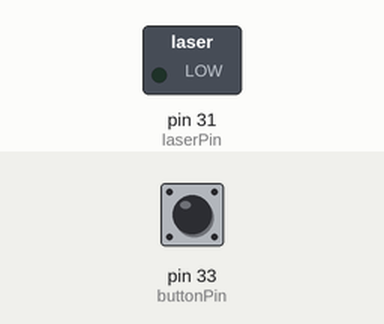
Simulated run of this sketch. Board: Arduino Mega 2560, built with avr-gcc and run on an emulated ATmega2560. On the bench: switched loads named in the sketch (green lamp = pin HIGH). Inputs (shaded band) come from the test bench; at power-on: pin 33 (buttonPin) LOW.

Above: at 1.2 s.
1.3 s: pin 33 (buttonPin) pulled HIGH for 0.15 s
At 1.8 s:
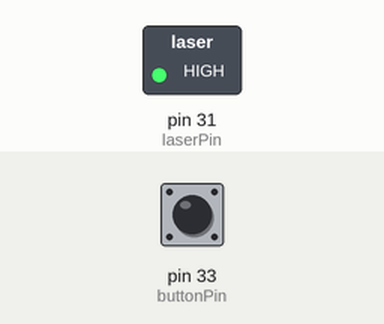
2.9 s: pin 33 (buttonPin) pulled HIGH for 1 s
At 4.2 s:
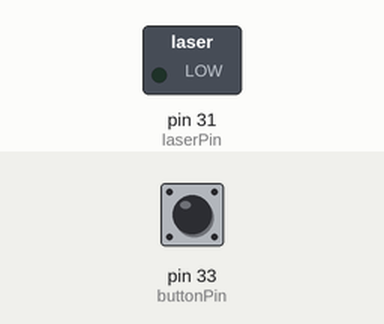
5.4 s: pin 33 (buttonPin) pulled HIGH for 3.2 s
At 6.2 s:
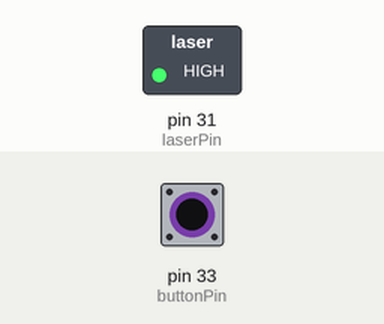
Timing chart, 0 to 8.4 s (numbered marks = the images above; inputs shaded):
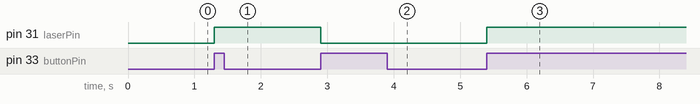

Measured:
- after the input at 1.3 s, pin 31 (laserPin): LOW → HIGH at once
- after the input at 2.9 s, pin 31 (laserPin): HIGH → LOW at once
- after the input at 5.4 s, pin 31 (laserPin): LOW → HIGH at once

The sketch:

testLaser_ino.ino
```cpp
boolean on = false;
int laserPin = 31;
int buttonPin = 33;

void setup() {
  pinMode(laserPin,OUTPUT);
  pinMode(buttonPin,INPUT);
}

void loop() {
  if (digitalRead(buttonPin) == 1) {
    on = !on;
    digitalWrite(laserPin, on);
    while (digitalRead(buttonPin) == 1) {
      continue;
    }
  }
}
```
